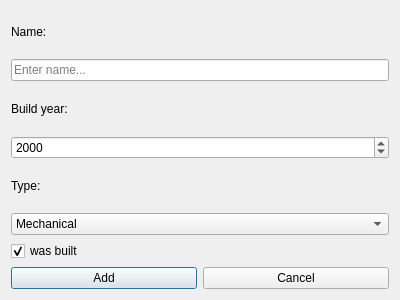
<?xml version="1.0" encoding="UTF-8"?>
<ui version="4.0">
 <class>Add_computer</class>
 <widget class="QDialog" name="Add_computer">
  <property name="geometry">
   <rect>
    <x>0</x>
    <y>0</y>
    <width>400</width>
    <height>300</height>
   </rect>
  </property>
  <property name="windowTitle">
   <string>Dialog</string>
  </property>
  <layout class="QVBoxLayout" name="verticalLayout_3">
   <item>
    <layout class="QVBoxLayout" name="verticalLayout_2">
     <item>
      <layout class="QVBoxLayout" name="verticalLayout">
       <item>
        <widget class="QLabel" name="label_name">
         <property name="text">
          <string>Name:</string>
         </property>
        </widget>
       </item>
       <item>
        <widget class="QLineEdit" name="name_edit">
         <property name="placeholderText">
          <string>Enter name...</string>
         </property>
        </widget>
       </item>
       <item>
        <widget class="QLabel" name="label_year">
         <property name="text">
          <string>Build year:</string>
         </property>
        </widget>
       </item>
       <item>
        <widget class="QDateEdit" name="year_edit">
         <property name="displayFormat">
          <string>yyyy</string>
         </property>
        </widget>
       </item>
       <item>
        <widget class="QLabel" name="label_type">
         <property name="text">
          <string>Type:</string>
         </property>
        </widget>
       </item>
       <item>
        <widget class="QComboBox" name="combo_type">
         <item>
          <property name="text">
           <string>Mechanical</string>
          </property>
         </item>
         <item>
          <property name="text">
           <string>Transistor</string>
          </property>
         </item>
         <item>
          <property name="text">
           <string>Electronic</string>
          </property>
         </item>
        </widget>
       </item>
       <item>
        <widget class="QCheckBox" name="check_was_built">
         <property name="text">
          <string>was built</string>
         </property>
         <property name="checked">
          <bool>true</bool>
         </property>
        </widget>
       </item>
      </layout>
     </item>
     <item>
      <layout class="QHBoxLayout" name="horizontalLayout">
       <item>
        <widget class="QPushButton" name="add_button">
         <property name="text">
          <string>Add</string>
         </property>
        </widget>
       </item>
       <item>
        <widget class="QPushButton" name="cancel_button">
         <property name="text">
          <string>Cancel</string>
         </property>
        </widget>
       </item>
      </layout>
     </item>
    </layout>
   </item>
  </layout>
 </widget>
 <resources/>
 <connections/>
</ui>
